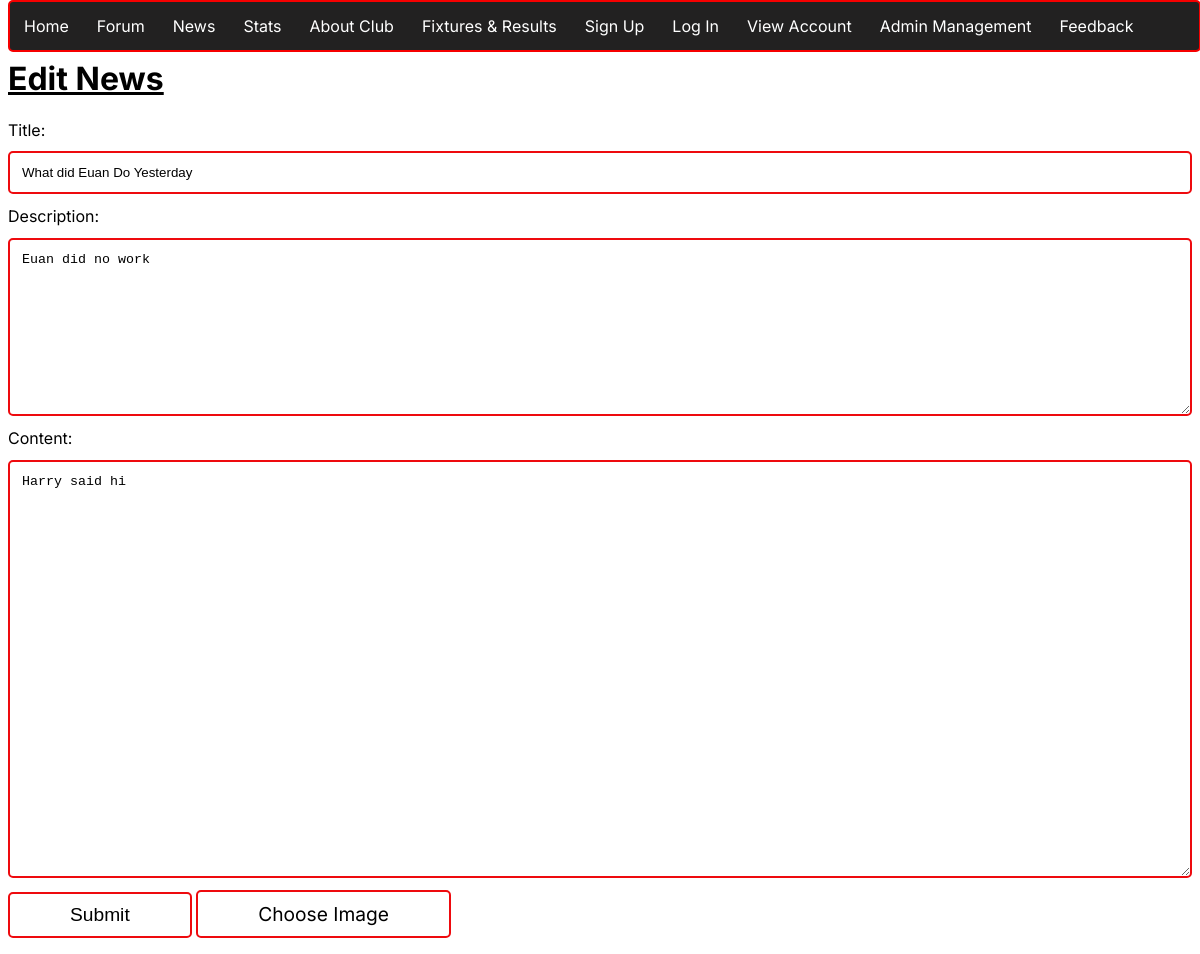
Screenshot of /edit_news.php?id=23 (signed in) with the database file from the repository.
### tables this page shows
CREATE TABLE `news` (
  `id` int(11) NOT NULL,
  `title` text NOT NULL,
  `description` text NOT NULL,
  `picture` blob NOT NULL,
  `content` text NOT NULL,
  `username` text NOT NULL,
  `time_created` timestamp NOT NULL DEFAULT current_timestamp() ON UPDATE current_timestamp(),
  `comments` text NOT NULL
);

### edit_news.php (the view, shortened to what this page needs)
<?php
    include 'connectdb.php';
    include 'nav.php';
    $id = $_GET['id'];
    $SQL = "SELECT title, description, content, picture FROM news WHERE id = $id";
    $result= $conn->query($SQL);
    $row = $result->fetch_assoc();
    if($result->num_rows == 0) {
        echo "No Article Found!";
    }else{
        $title = $row['title'];
        $description = $row['description'];
        $content = htmlentities($row['content']);
    }
?>
<!DOCTYPE html>
<html lang="en">
<head>
    <link rel="stylesheet" href="main.css">
    <link rel="stylesheet" href="edit_news.css">
    <link rel="stylesheet" href="feedback.css">
</head>
<body>
<h1><u>Edit News</u></h1>
<form action="edit_news_validate.php" method="post" enctype="multipart/form-data">
        <label for="title">Title: </label><br>
        <input type="text" name="title" id="title" value="<?php echo $title;?>" size="34">
        <br>
        <label for="description_txt">Description: </label><br>
        <textarea name="description" id="description_txt" cols="100" rows="10"><?php echo $description; ?></textarea><br>
        <label for="content">Content: </label><br>
        <textarea name="content" id="content" cols="180" rows="26"><?php echo $content; ?></textarea>
        <br>
        <button type="submit" class="btn" onclick="alert('Thanks for submitting!')">Submit</button>
        <label for="pictureup" class="custom-file-upload">Choose Image </label>
    </form>
</body>
</html>

### main.css (style rules this page uses)
body { font-family: "Inter", sans-serif; font-optical-sizing: auto; font-weight: weight; font-style: normal; }
button[type=submit] { text-align: center; border: 2px solid #EE0A0E; padding: 10px 60px; border-radius: 5px; cursor: pointer; background-color: white; text-decoration: none; color: black; display: inline-block; font-size: 120%; transition-duration: 0.4s; }
.custom-file-upload { text-align: center; border: 2px solid #EE0A0E; padding: 10px 60px; border-radius: 5px; cursor: pointer; background-color: white; text-decoration: none; color: black; display: inline-block; font-size: 120%; transition-duration: 0.4s; }

### edit_news.css (style rules this page uses)
h1 { margin-top: 5%; }

### feedback.css (style rules this page uses)
input[type=text], select, textarea { width: 100%; padding: 12px; border: 2px solid #EE0A0E; border-radius: 5px; box-sizing: border-box; margin-top: 1%; margin-bottom: 1%; resize: vertical; }
h1 { margin-top: 5%; }

### rows the page displays
news: title "What did Euan Do Yesterday", description "Euan did no work", content "Harry said hi"
